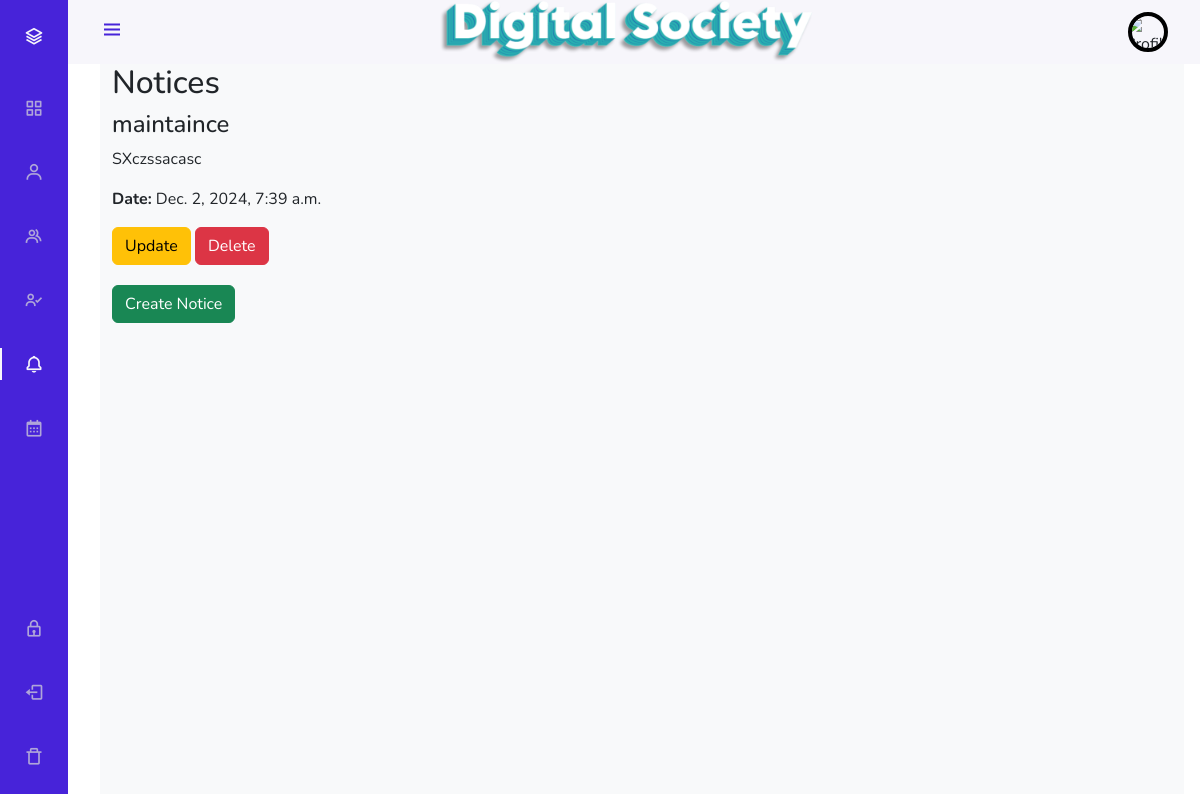
Page /notice/ (signed in) on the committed database.
### DigitalApp/models.py (models this page shows, shortened)
class Notice(models.Model):
    noticename = models.CharField(max_length=20)
    noticedescription = models.TextField()
    createnoticetime = models.DateTimeField(auto_now_add=True)

### DigitalApp/views.py (the view)
# urls.py: path('notice/', NoticeView.as_view(), name='notice'),
class NoticeView(TemplateView):
    template_name = "notice.html"
    def get_context_data(self, **kwargs):
        context = super().get_context_data(**kwargs)
        notice = Notice.objects.all()
        context['notices'] = notice
        return context
    def get(self, request, *args, **kwargs):
        context = self.get_context_data(**kwargs)
        context['profile'] = request.session.get('profile', None)
        user = User.objects.get(email=self.request.session['email'])
        context['user'] = user
        return render(request, self.template_name, context)

### DigitalApp/templates/notice.html
{% extends "base.html" %}
{% load static %}
{% block content %}
<div class="container">
    <h2>Notices</h2>
    <div class="notice-list" >
        {% for notice in notices %}
        <div class="notice" style="margin-bottom: 20px;">
            <h4>{{ notice.noticename }}</h4>
            <p>{{ notice.noticedescription }}</p>
            <p><strong>Date:</strong> {{ notice.createnoticetime }}</p>
            {% if user.usertype == "chairman" %}
            <a href="{% url 'updatenotice' pk=notice.pk %}" class="btn btn-warning">Update</a>
            <a href="{% url 'deletenotice' pk=notice.pk %}" class="btn btn-danger" onclick="return confirm('Are you sure you want to delete this Notice?');">Delete</a>
            {% endif %}
        </div>
        {% empty %}
        <p>No Notice available</p>
        {% endfor %}
    </div>
    {% if user.usertype == "chairman" %}
    <a href="{% url 'createnotice' %}" class="btn btn-success">Create Notice</a>
    {% endif %}
</div>
{% endblock %}

### DigitalApp/static/css/indexstyle.css (style rules this page uses)
:root { --header-height: 3rem; --nav-width: 68px; --first-color: #4723D9; --first-color-light: #AFA5D9; --white-color: #F7F6FB; --body-font: 'Nunito', sans-serif; --normal-font-size: 1rem; --z-fixed: 100; }
body { position: relative; margin: var(--header-height) 0 0 0; padding: 0 1rem; font-family: var(--body-font); font-size: var(--normal-font-size); transition: 0.5s; }
a { text-decoration: none; }
@media screen and (min-width: 768px) { body { margin: calc(var(--header-height) + 1rem) 0 0 0; padding-left: calc(var(--nav-width) + 2rem); } }

### rows in the picture
Notice: noticename "maintaince", noticedescription "SXczssacasc", createnoticetime "Dec. 2, 2024, 7:39 a.m."
